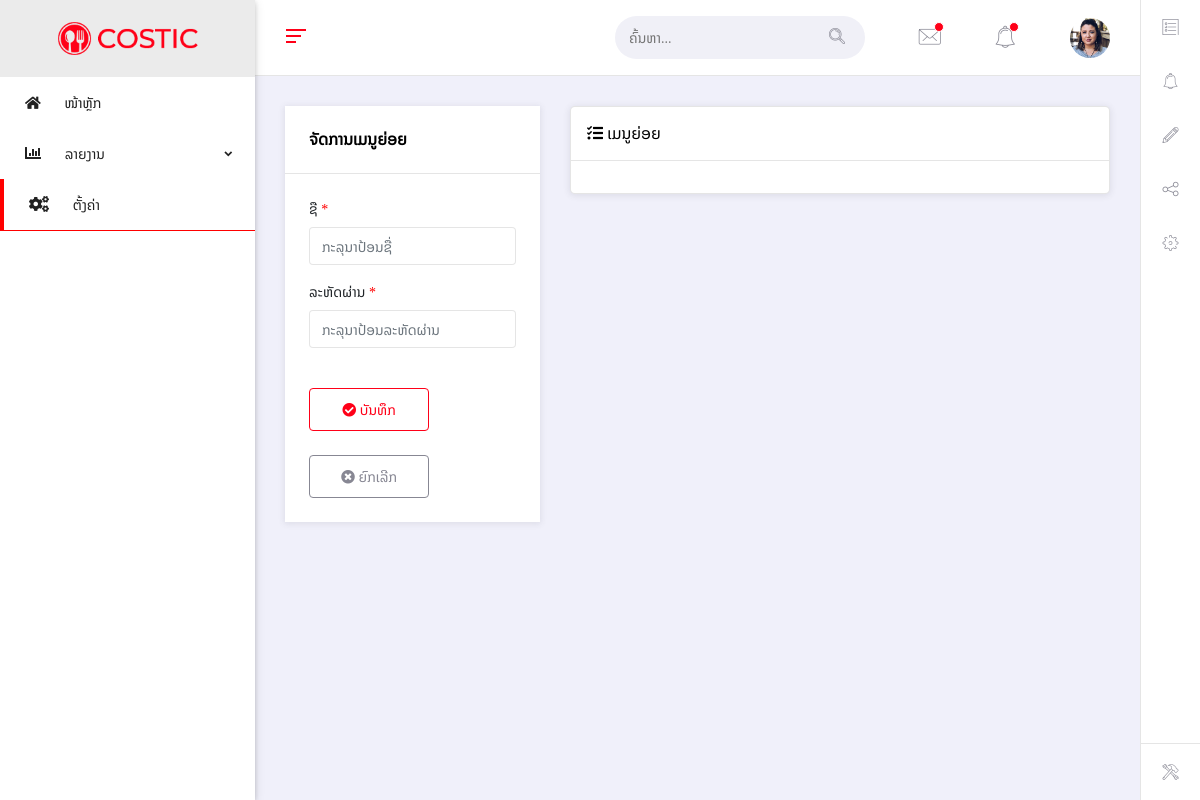
/services/settings/sub_menu.php, run on an earlier commit of the app's database.
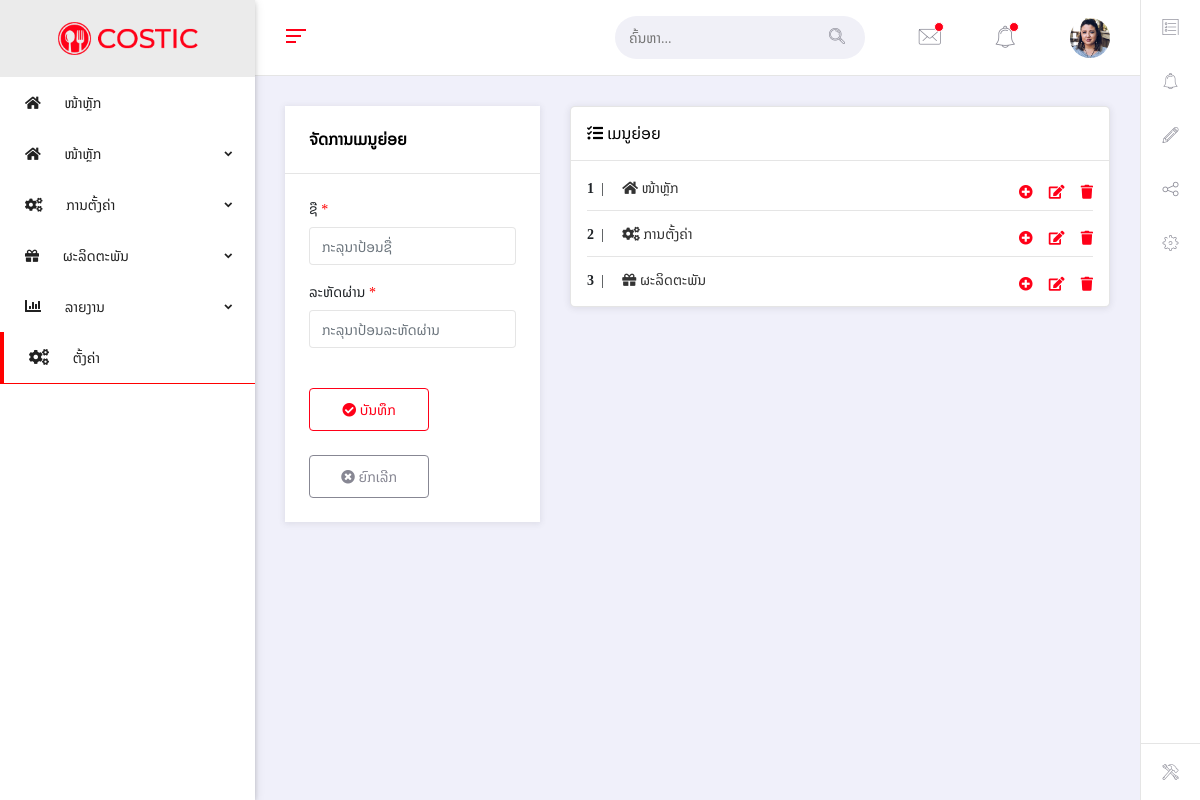
And on a later commit of the database.
### tables this page shows
CREATE TABLE `sp_menu`  (
  `m_id` int(11) NOT NULL,
  `m_icon` varchar(50) DEFAULT NULL,
  `m_name` varchar(55) DEFAULT NULL,
  PRIMARY KEY (`m_id`) USING BTREE
);

### services/settings/sub_menu.php (the view, shortened to what this page needs)
<!DOCTYPE html>
<html lang="en">
<head>
  <?php include '../../components/libary/lib.php' ?>
  <?php include '../../helper/index.php' ?>
</head>
<body class="ms-body ms-aside-left-open ms-primary-theme ms-has-quickbar">
  <?php include ('../../components/layout/sidenav-left.php') ?>
  <main class="body-content">
    <?php include ('../../components/layout/navbar-top.php') ?>
    <div class="ms-content-wrapper">
      <div class="row ms-todo-list">
        <div class="col-md-4">
          <form action="#" method="post">
            <div class="ms-panel ms-panel-fh">
              <div class="ms-panel-header">
                <h6>ຈັດການເມນູຍ່ອຍ</h6>
              </div>
              <div class="ms-panel-body">
                <form class="needs-validation" action="" novalidate>
                      <label for="validationCustom08">ຊື <?php isVal() ?></label>
                      <div class="input-group">
                        <input type="email" class="form-control" id="validationCustom08" autofocus placeholder="ກະລຸນາປ້ອນຊື່" required>
                      </div>
                      <label for="validationCustom09">ລະຫັດຜ່ານ <?php isVal() ?></label>
                      <div class="input-group">
                        <input type="password" class="form-control" id="validationCustom09" placeholder="ກະລຸນາປ້ອນລະຫັດຜ່ານ" required>
                      </div>
                  <button class="btn btn-outline-primary mt-4" type="submit"><i class="fa fa-check-circle"></i> ບັນທຶກ</button>
                  <button class="btn btn-outline-light mt-4" type="reset"><i class="fa fa-times-circle"></i> ຍົກເລີກ</button>
                </form>
              </div>
            </div>
          </form>
        </div>
        <div class="col-xl-8 col-md-8 col-sm-8 ms-deletable">
          <div class="ms-card">
            <div class="ms-card-header clearfix">
              <h6 class="ms-card-title"><i class="fa fa-tasks"></i> ເມນູຍ່ອຍ</h6>
            </div>
            <div class="ms-card-body">
              <ul class="ms-list ms-task-block">
                <?php
                $spaMenu=mysqli_query($con,"SELECT*FROM sp_menu");
                $i=1;
                foreach ($spaMenu as $key) {
                  ?>
                <li class="ms-list-item ms-to-do-task ms-deletable">
                <strong><?php echo $i; ?></strong>&nbsp; | &nbsp;&nbsp;&nbsp;
                 <span><?php echo $key['m_icon'] ?> <?php echo $key['m_name'] ?></span>
                  <div class="close">
                  <a href="" class="mt-0"><i class="fa fa-plus-circle"> </i> </a> &nbsp;
                  <a href="" class="mt-0"><i class="fa fa-edit"> </i> </a> &nbsp;
                  <a href="#" onclick="_deteteMenu(<?php echo $key['m_id'];?>)" class="mb-0"><i class="fa fa-trash"> </i></a>
                </div>
                </li>
              <?php $i++;} ?>
              </ul>
            </div>
          </div>
        </div>
      </div>
    </div>
</main>
<?php include ('../../components/layout/quickbar.php') ?>
</body>
</html>

### components/layout/sidenav-left.php (shortened to what this page needs)
<?php $con = mysqli_connect('localhost', 'root', '', 'spadb');?>
<aside id="ms-side-nav" class="side-nav fixed ms-aside-scrollable ms-aside-left">
  <div class="logo-sn ms-d-block-lg">
    <a class="pl-0 ml-0 text-center" href="index.html">
      <img src="../../assets/img/costic/costic-logo-216x62.png" alt="logo">
    </a>
  </div>
  <ul class="accordion ms-main-aside fs-14" id="side-nav-accordion">
    <li class="menu-item" id="home">
      <a href="../../services/home"> <span><i class="fas fa-home"></i> ໜ້າຫຼັກ</span>
      </a>
    </li>
<?php
  $callMenu=mysqli_query($con,'SELECT*FROM sp_menu');
  foreach ($callMenu as $key) {
 ?>
    <li class="menu-item" id="<?php echo $key['tab_id'] ?>">
      <a href="#" class="has-chevron" data-toggle="collapse" data-target="#<?php echo $key['tab_id'] ?>" aria-expanded="false" aria-controls="<?php echo $key['tab_id'] ?>">
         <span><?php echo $key['m_icon'] ?>  <?php echo $key['m_name'] ?> </span>
      </a>
    </li>
<?php } ?>
      <li class="menu-item"  id="reports">
        <a href="#" class="has-chevron" data-toggle="collapse" data-target="#report" aria-expanded="false" aria-controls="report">
           <span><i class="fa fa-bar-chart fs-16"></i>  ລາຍງານ </span>
        </a>
      </li>
    <li class="menu-item" id="settings">
      <a href="../settings/"> <span><i class="fa fa-cogs fs-16"></i> ຕັ້ງຄ່າ</span>
      </a>
    </li>
  </ul>
</aside>

What changed in the data, as far as the page shows it:
added sp_menu: m_name "ໜ້າຫຼັກ"
added sp_menu: m_name "ການຕັ້ງຄ່າ"
added sp_menu: m_name "ຜະລິດຕະພັນ"
